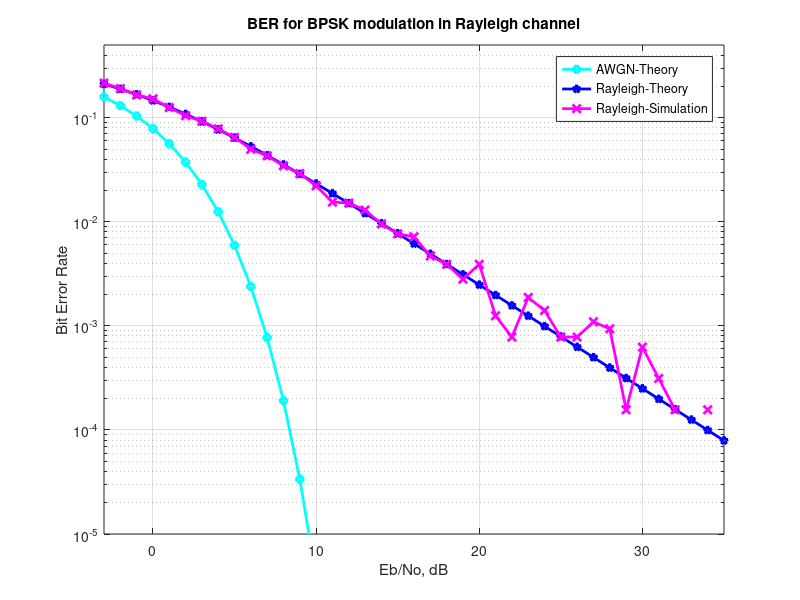

Write MATLAB code to recreate this figure.
%%%%%%%%%%%%%%%%%%%%%%%%%%%%%%%%%%%%%%%%%%%%%%%%%%%%%%%%%%%%
% All rights reserved by Krishna Pillai, http://www.dsplog.com
% The file may not be re-distributed without explicit authorization
% from Krishna Pillai.
% Checked for proper operation with Octave Version 3.0.0
% Author        : Krishna Pillai
% Email         : krishna@dsplog.com
% Version       : 1.0
% Date          : 8 August 2008
% %%%%%%%%%%%%%%%%%%%%%%%%%%%%%%%%%%%%%%%%%%%%%%%%%%%%%%%%%

% Script for computing the BER for BPSK modulation in a
% Rayleigh fading channel

% clear all
N = 64; % number of bits or symbols
iter = 100;
Eb_N0_dB = [-3:35]; % multiple Eb/N0 values

for ii = 1:length(Eb_N0_dB)
    BER=0;
    bittot=0;
    for m=1:iter
    % Transmitter
        ip = rand(1,N)>0.5; % generating 0,1 with equal probability
        s = 2*ip-1; % BPSK modulation 0 -> -1; 1 -> 0 
   
        n = 1/sqrt(2)*[randn(1,N) + j*randn(1,N)]; % white gaussian noise, 0dB variance 
        h = 1/sqrt(2)*[randn(1,N) + j*randn(1,N)]; % Rayleigh channel
   
   % Channel and noise Noise addition
        y = diag(h)*diag(s) + 10^(-Eb_N0_dB(ii)/20)*diag(n); 

   % equalization
        yHat = y/diag(h);

   % receiver - hard decision decoding
        ipHat = real(diag(yHat))>0;

   % counting the errors
        BER = BER + size(find([ip- ipHat']),2);
        bittot = bittot + N;
    end
nErr(ii) = BER/bittot;
end

simBer = nErr/N; % simulated ber
theoryBerAWGN = 0.5*erfc(sqrt(10.^(Eb_N0_dB/10))); % theoretical ber
EbN0Lin = 10.^(Eb_N0_dB/10);
theoryBer = 0.5.*(1-sqrt(EbN0Lin./(EbN0Lin+1)));

%% plot
close all
figure
semilogy(Eb_N0_dB,theoryBerAWGN,'cd-','LineWidth',2);
hold on
semilogy(Eb_N0_dB,theoryBer,'bp-','LineWidth',2);
semilogy(Eb_N0_dB,nErr,'mx-','LineWidth',2);
axis([-3 35 10^-5 0.5])
grid on
legend('AWGN-Theory','Rayleigh-Theory', 'Rayleigh-Simulation');
xlabel('Eb/No, dB');
ylabel('Bit Error Rate');
title('BER for BPSK modulation in Rayleigh channel');








